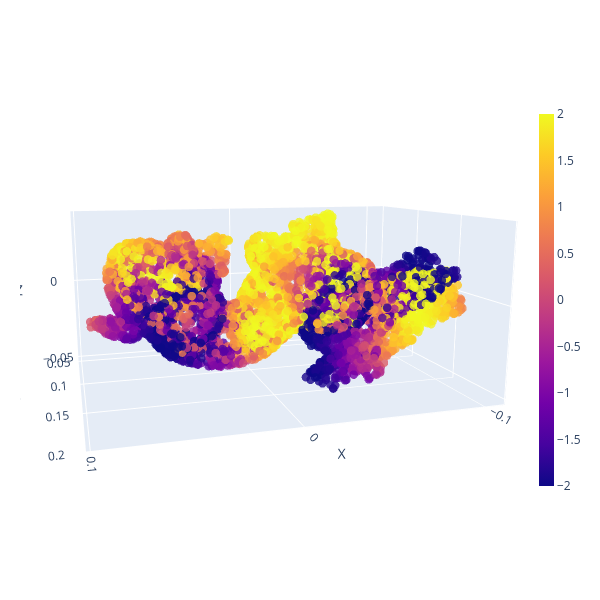

The cell this chart's notebook holds for it:
### Code cell
fig = go.Figure(data=[go.Scatter3d(
                            x=x_test[:,0],
                            y=x_test[:,1],
                            z=x_test[:,2], 
                            mode='markers', 
                            marker=dict(size=5, color=y_test, colorscale='plasma',opacity=0.8,
                                        cmin= np.min(y_test),
                                        cmax= np.max(y_test),
                                       showscale=True,  # This adds the colorbar
                                      colorbar=dict(thickness=15,
                                                    len=0.7)) 
                        )])

fig.update_layout(
    scene=dict(xaxis_title='X', yaxis_title='Y', zaxis_title='Z',camera=dict(eye=dict(x=0.75, y=2.5, z=0.5)) ),
    width=600, height=600, margin=dict(r=30, b=20, l=20, t=20) )
fig.show()

### Figure 1 — Plotly figure (JSON) as saved in the notebook; plotly's stock layout.template omitted (floating-point values rounded to 4 significant figures; data arrays with more than 128 entries replaced by an {"elided": "..."} marker saying what was removed)
{"data": [{"marker": {"cmax": 2.0, "cmin": -2.0, "color": {"elided": "5000 float values"}, "colorbar": {"len": 0.7, "thickness": 15}, "colorscale": [[0, "#0d0887"], [0.1111, "#46039f"], [0.2222, "#7201a8"], [0.3333, "#9c179e"], [0.4444, "#bd3786"], [0.5556, "#d8576b"], [0.6667, "#ed7953"], [0.7778, "#fb9f3a"], [0.8889, "#fdca26"], [1, "#f0f921"]], "opacity": 0.8, "showscale": true, "size": 5}, "mode": "markers", "type": "scatter3d", "x": {"elided": "5000 float values"}, "y": {"elided": "5000 float values"}, "z": {"elided": "5000 float values"}}], "layout": {"height": 600, "margin": {"b": 20, "l": 20, "r": 30, "t": 20}, "scene": {"camera": {"eye": {"x": 0.75, "y": 2.5, "z": 0.5}}, "xaxis": {"title": {"text": "X"}}, "yaxis": {"title": {"text": "Y"}}, "zaxis": {"title": {"text": "Z"}}}, "width": 600}}
